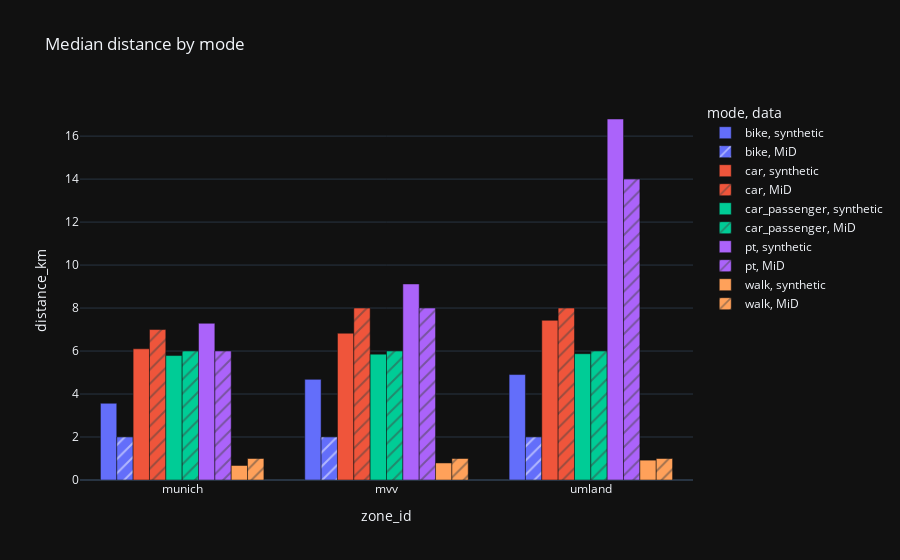

The code cell stored with this chart in its notebook:
### Code cell
px.bar(
    df, x = "zone_id", y = "distance_km", pattern_shape = "data", barmode = "group",
    title = "Median distance by mode", color = "mode"
)

### Figure 1 — Plotly figure (JSON) as saved in the notebook; plotly's stock layout.template omitted (floating-point values rounded to 4 significant figures)
{"data": [{"alignmentgroup": "True", "hovertemplate": "mode=bike<br>data=synthetic<br>zone_id=%{x}<br>distance_km=%{y}<extra></extra>", "legendgroup": "bike, synthetic", "marker": {"color": "#636efa", "pattern": {"shape": ""}}, "name": "bike, synthetic", "offsetgroup": "bike, synthetic", "orientation": "v", "showlegend": true, "textposition": "auto", "type": "bar", "x": ["munich", "mvv", "umland"], "xaxis": "x", "y": [3.57, 4.682, 4.906], "yaxis": "y"}, {"alignmentgroup": "True", "hovertemplate": "mode=bike<br>data=MiD<br>zone_id=%{x}<br>distance_km=%{y}<extra></extra>", "legendgroup": "bike, MiD", "marker": {"color": "#636efa", "pattern": {"shape": "/"}}, "name": "bike, MiD", "offsetgroup": "bike, MiD", "orientation": "v", "showlegend": true, "textposition": "auto", "type": "bar", "x": ["mvv", "munich", "umland"], "xaxis": "x", "y": [2, 2, 2], "yaxis": "y"}, {"alignmentgroup": "True", "hovertemplate": "mode=car<br>data=synthetic<br>zone_id=%{x}<br>distance_km=%{y}<extra></extra>", "legendgroup": "car, synthetic", "marker": {"color": "#EF553B", "pattern": {"shape": ""}}, "name": "car, synthetic", "offsetgroup": "car, synthetic", "orientation": "v", "showlegend": true, "textposition": "auto", "type": "bar", "x": ["munich", "mvv", "umland"], "xaxis": "x", "y": [6.104, 6.829, 7.429], "yaxis": "y"}, {"alignmentgroup": "True", "hovertemplate": "mode=car<br>data=MiD<br>zone_id=%{x}<br>distance_km=%{y}<extra></extra>", "legendgroup": "car, MiD", "marker": {"color": "#EF553B", "pattern": {"shape": "/"}}, "name": "car, MiD", "offsetgroup": "car, MiD", "orientation": "v", "showlegend": true, "textposition": "auto", "type": "bar", "x": ["mvv", "munich", "umland"], "xaxis": "x", "y": [8, 7, 8], "yaxis": "y"}, {"alignmentgroup": "True", "hovertemplate": "mode=car_passenger<br>data=synthetic<br>zone_id=%{x}<br>distance_km=%{y}<extra></extra>", "legendgroup": "car_passenger, synthetic", "marker": {"color": "#00cc96", "pattern": {"shape": ""}}, "name": "car_passenger, synthetic", "offsetgroup": "car_passenger, synthetic", "orientation": "v", "showlegend": true, "textposition": "auto", "type": "bar", "x": ["munich", "mvv", "umland"], "xaxis": "x", "y": [5.79, 5.856, 5.876], "yaxis": "y"}, {"alignmentgroup": "True", "hovertemplate": "mode=car_passenger<br>data=MiD<br>zone_id=%{x}<br>distance_km=%{y}<extra></extra>", "legendgroup": "car_passenger, MiD", "marker": {"color": "#00cc96", "pattern": {"shape": "/"}}, "name": "car_passenger, MiD", "offsetgroup": "car_passenger, MiD", "orientation": "v", "showlegend": true, "textposition": "auto", "type": "bar", "x": ["mvv", "munich", "umland"], "xaxis": "x", "y": [6, 6, 6], "yaxis": "y"}, {"alignmentgroup": "True", "hovertemplate": "mode=pt<br>data=synthetic<br>zone_id=%{x}<br>distance_km=%{y}<extra></extra>", "legendgroup": "pt, synthetic", "marker": {"color": "#ab63fa", "pattern": {"shape": ""}}, "name": "pt, synthetic", "offsetgroup": "pt, synthetic", "orientation": "v", "showlegend": true, "textposition": "auto", "type": "bar", "x": ["munich", "mvv", "umland"], "xaxis": "x", "y": [7.29, 9.122, 16.8], "yaxis": "y"}, {"alignmentgroup": "True", "hovertemplate": "mode=pt<br>data=MiD<br>zone_id=%{x}<br>distance_km=%{y}<extra></extra>", "legendgroup": "pt, MiD", "marker": {"color": "#ab63fa", "pattern": {"shape": "/"}}, "name": "pt, MiD", "offsetgroup": "pt, MiD", "orientation": "v", "showlegend": true, "textposition": "auto", "type": "bar", "x": ["mvv", "munich", "umland"], "xaxis": "x", "y": [8, 6, 14], "yaxis": "y"}, {"alignmentgroup": "True", "hovertemplate": "mode=walk<br>data=synthetic<br>zone_id=%{x}<br>distance_km=%{y}<extra></extra>", "legendgroup": "walk, synthetic", "marker": {"color": "#FFA15A", "pattern": {"shape": ""}}, "name": "walk, synthetic", "offsetgroup": "walk, synthetic", "orientation": "v", "showlegend": true, "textposition": "auto", "type": "bar", "x": ["munich", "mvv", "umland"], "xaxis": "x", "y": [0.675, 0.7929, 0.9237], "yaxis": "y"}, {"alignmentgroup": "True", "hovertemplate": "mode=walk<br>data=MiD<br>zone_id=%{x}<br>distance_km=%{y}<extra></extra>", "legendgroup": "walk, MiD", "marker": {"color": "#FFA15A", "pattern": {"shape": "/"}}, "name": "walk, MiD", "offsetgroup": "walk, MiD", "orientation": "v", "showlegend": true, "textposition": "auto", "type": "bar", "x": ["mvv", "munich", "umland"], "xaxis": "x", "y": [1, 1, 1], "yaxis": "y"}], "layout": {"barmode": "group", "legend": {"title": {"text": "mode, data"}, "tracegroupgap": 0}, "title": {"text": "Median distance by mode"}, "xaxis": {"anchor": "y", "domain": [0, 1], "title": {"text": "zone_id"}}, "yaxis": {"anchor": "x", "domain": [0, 1], "title": {"text": "distance_km"}}}}
